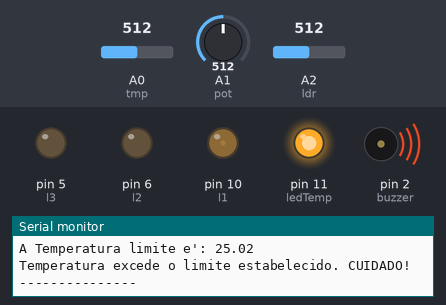
Bench run of a sketch on a simulated Arduino Uno, built with avr-gcc and run on an emulated ATmega328P. On the bench: output pins drawn as LEDs (lit = HIGH), buzzer (waves = sounding), the last lines printed to the serial monitor. The test bench sets the inputs (shaded band); at power-on: A0 (tmp) = 512, A1 (pot) = 512, A2 (ldr) = 512.

Above: at 1.2 s.
1.3 s: A0 (tmp) set to 169
5.7 s: A0 (tmp) set to 153
At 8.6 s:
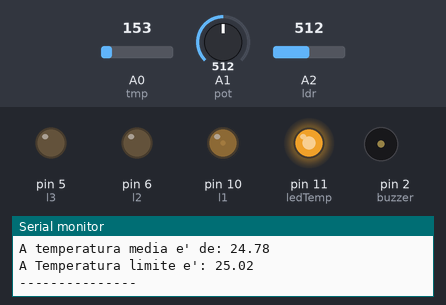
9.1 s: A1 (pot) set to 716
At 11.0 s:
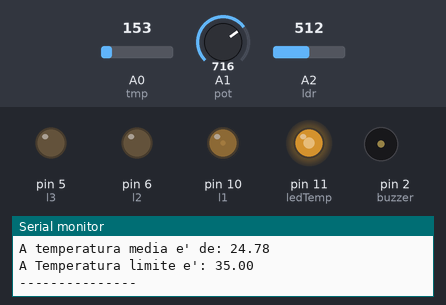
11.3 s: A2 (ldr) set to 716
At 12.0 s:
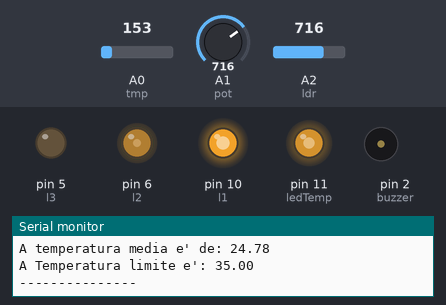
12.8 s: A1 (pot) set to 900
At 13.4 s:
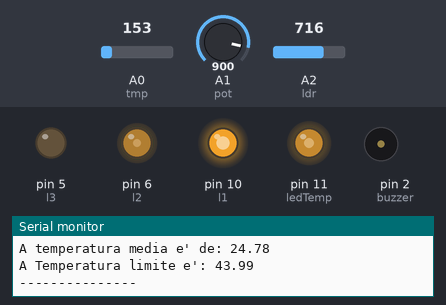
14.6 s: A2 (ldr) set to 900
At 15.7 s:
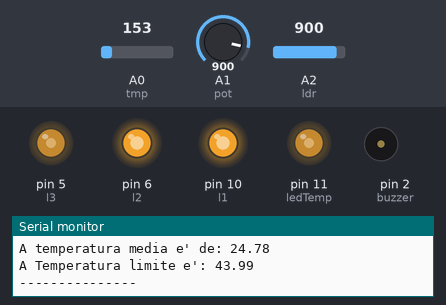
Timing chart, 0 to 17.1 s (numbered marks = the images above; inputs shaded):
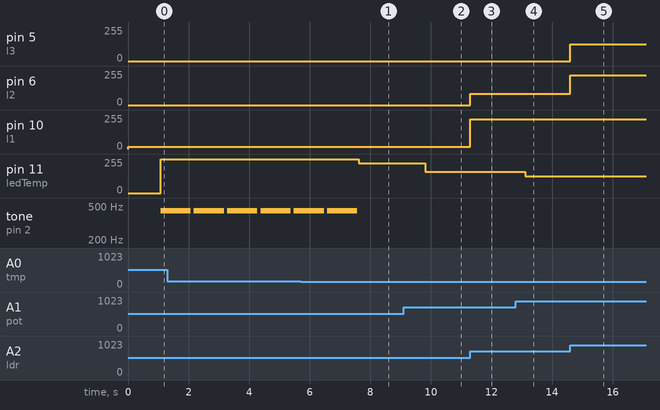

Measured:
- the behaviour switches between 154 and 153 on A0 (tmp) (found by bisection; images 0 and 1)
- after the input at 5.7 s, pin 11 (ledTemp): 255/255 → 222/255 after 1.9 s; tone on pin 2 (buzzer): goes on until 7.6 s, then stays silent
- after the input at 9.1 s, pin 11 (ledTemp): 222/255 → 159/255 after 0.72 s
- after the input at 11.3 s, pin 6 (l2): 0/255 → 86/255 at once; pin 10 (l1): 18/255 → 225/255 at once
- after the input at 12.8 s, pin 11 (ledTemp): 159/255 → 126/255 after 0.32 s
- after the input at 14.6 s, pin 5 (l3): 0/255 → 126/255 at once; pin 6 (l2): 86/255 → 225/255 at once
- by itself, tone on pin 2 (buzzer): alternates 440 Hz for 1.0 s and silent for 0.10 s

The sketch:

Atividade_2.ino
```cpp
// C++ code
//


#define ledTemp 11
#define l1 10
#define l2 6
#define l3 5

#define buzzer 2

#define tmp A0 //
//Intervalo (-40) - 125
#define pot A1
//0 - 1023
#define ldr A2

void setup()
{
  pinMode(ledTemp, OUTPUT);
  pinMode(l1, OUTPUT);
  pinMode(l2, OUTPUT);
  pinMode(l3, OUTPUT);

  pinMode(buzzer, OUTPUT);

  pinMode(tmp, INPUT);
  pinMode(pot, INPUT);
  pinMode(ldr, INPUT);
  Serial.begin(9600);

}

unsigned long tempoTemp = 0;
unsigned long tempoMedia = 0;
int quantidadeTemp = 0;
float temperatura[10];

void mediaTemperatura(float temperatura[]){
  float mediaTemp = 0;
  for(int cont = 0; cont < 10; cont++){
    mediaTemp = mediaTemp + temperatura[cont];
  }
  Serial.print("A temperatura media e' de: ");
  Serial.println(mediaTemp/10);
  limiteTemperatura(mediaTemp/10); // chama a função que compara com o limite de temperatura
  mediaTemp = 0;
  tempoMedia = millis();
}

void medirTemperatura(){
  if(millis() - tempoTemp >= 100){ // Guardando as 10 últimas temperaturas a cada 100 ms
    quantidadeTemp = (quantidadeTemp + 1) % 10;
    temperatura[quantidadeTemp] = ((0.48875855327 *analogRead(tmp)) - 50); // Se for um LM35, multiplicar por  0.1075268817
    tempoTemp = millis();
    if(millis() - tempoMedia >= 1000){ //Mostrando a média da temperatura a cada 1 seg
      Serial.println("---------------");
        mediaTemperatura(temperatura);
        Serial.println("---------------");
    }
  }
}

void limiteTemperatura(float temp){
  //A Razão é: (pot - 0)/1023 = (tmp - 0)/50
  //tmp = pot * (50/1023) + 0
  float aux = analogRead(pot);
  float potToTemp = aux * 50.0 / 1023.0;
  Serial.print("A Temperatura limite e': ");
  Serial.println(potToTemp);
  if(potToTemp <= temp){
    Serial.println("Temperatura excede o limite estabelecido. CUIDADO!");
    tone(buzzer, 440, 1000);
    digitalWrite(ledTemp, HIGH);
  }
  else{
    float razao = (temp/potToTemp) * 225;
    analogWrite(ledTemp, razao);
  }
}

void iluminar(){
  float lux = map(analogRead(ldr), 969, 500, 225 * 3, 0); //mapeando para PWM
  if(lux <= 225){
    analogWrite(l1, lux);
    analogWrite(l2, 0);
    analogWrite(l3, 0);
  }
  else{
    if(lux <= 225 * 2){
      analogWrite(l1, 225);
      analogWrite(l2, lux - 225);
      analogWrite(l3, 0);
    }
    else{
      analogWrite(l1, 225);
      analogWrite(l2, 225);
      analogWrite(l3, lux - 450);
    }
  }

}

void loop()
{
  iluminar();
  medirTemperatura(); // chama a função que vê a média de temperatua


}
```
